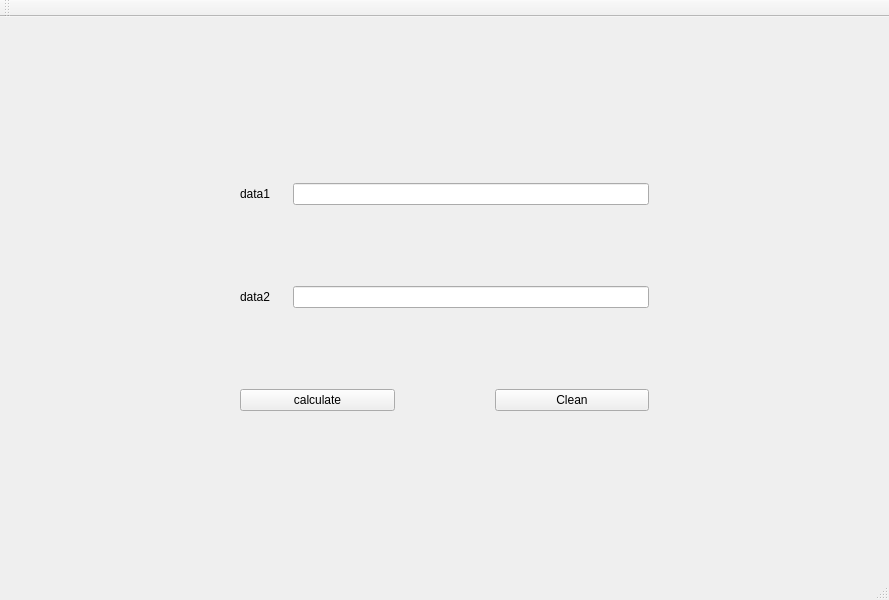
<?xml version="1.0" encoding="UTF-8"?>
<ui version="4.0">
 <class>MainWindow</class>
 <widget class="QMainWindow" name="MainWindow">
  <property name="geometry">
   <rect>
    <x>0</x>
    <y>0</y>
    <width>889</width>
    <height>600</height>
   </rect>
  </property>
  <property name="windowTitle">
   <string>MainWindow</string>
  </property>
  <widget class="QWidget" name="centralwidget">
   <layout class="QVBoxLayout" name="verticalLayout">
    <property name="spacing">
     <number>15</number>
    </property>
    <property name="leftMargin">
     <number>240</number>
    </property>
    <property name="topMargin">
     <number>100</number>
    </property>
    <property name="rightMargin">
     <number>240</number>
    </property>
    <property name="bottomMargin">
     <number>100</number>
    </property>
    <item>
     <layout class="QHBoxLayout" name="horizontalLayout_2" stretch="1,8">
      <property name="spacing">
       <number>8</number>
      </property>
      <item>
       <widget class="QLabel" name="label_2">
        <property name="text">
         <string>data1</string>
        </property>
       </widget>
      </item>
      <item>
       <widget class="QLineEdit" name="lineEdit_2"/>
      </item>
     </layout>
    </item>
    <item>
     <layout class="QHBoxLayout" name="horizontalLayout" stretch="1,8">
      <property name="spacing">
       <number>8</number>
      </property>
      <item>
       <widget class="QLabel" name="label">
        <property name="text">
         <string>data2</string>
        </property>
       </widget>
      </item>
      <item>
       <widget class="QLineEdit" name="lineEdit"/>
      </item>
     </layout>
    </item>
    <item>
     <layout class="QHBoxLayout" name="horizontalLayout_3">
      <property name="spacing">
       <number>100</number>
      </property>
      <item>
       <widget class="QPushButton" name="pushButton">
        <property name="text">
         <string>calculate</string>
        </property>
       </widget>
      </item>
      <item>
       <widget class="QPushButton" name="pushButton_2">
        <property name="text">
         <string>Clean</string>
        </property>
       </widget>
      </item>
     </layout>
    </item>
   </layout>
  </widget>
  <widget class="QMenuBar" name="menubar">
   <property name="geometry">
    <rect>
     <x>0</x>
     <y>0</y>
     <width>889</width>
     <height>21</height>
    </rect>
   </property>
  </widget>
  <widget class="QStatusBar" name="statusbar"/>
  <widget class="QToolBar" name="toolBar">
   <property name="windowTitle">
    <string>toolBar</string>
   </property>
   <attribute name="toolBarArea">
    <enum>TopToolBarArea</enum>
   </attribute>
   <attribute name="toolBarBreak">
    <bool>false</bool>
   </attribute>
  </widget>
 </widget>
 <resources/>
 <connections/>
</ui>
